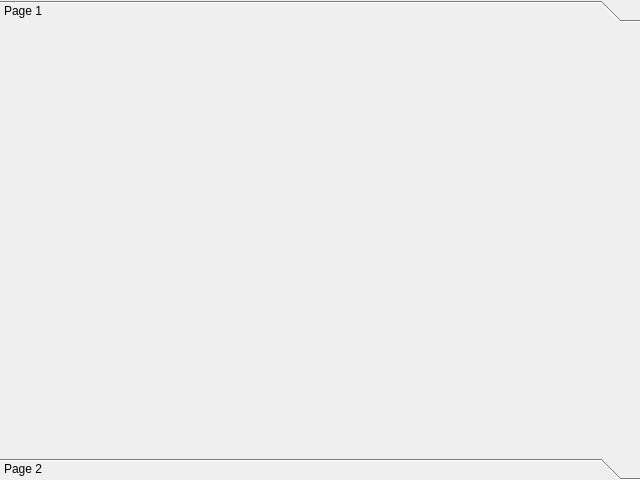
<?xml version='1.0'?>
<ui version="4.0">
 <class>ToolBox</class>
 <widget name="ToolBox" class="QToolBox">
  <property name="geometry">
   <rect>
    <width>640</width>
    <height>480</height>
   </rect>
  </property>
  <property name="currentIndex">
   <number>0</number>
  </property>
  <property name="windowTitle">
   <string>ToolBox</string>
  </property>
  <widget name="page" class="QWidget">
   <attribute name="label">
    <string>Page 1</string>
   </attribute>
  </widget>
  <widget name="page" class="QWidget">
   <attribute name="label">
    <string>Page 2</string>
   </attribute>
  </widget>
 </widget>
</ui>
